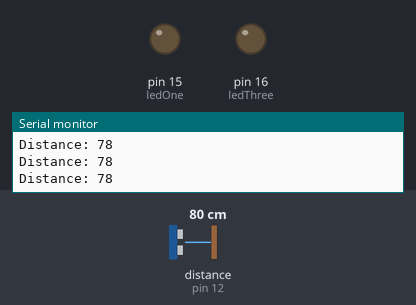
Bench run of a sketch on a simulated Arduino Uno, built with avr-gcc and run on an emulated ATmega328P. Parts: output pins drawn as LEDs (lit = HIGH), the last lines printed to the serial monitor. Wiring (inferred from the names in the program): ultrasonic range finder: trigger pin 13; echo pin 12. Inputs (shaded band) come from the test bench; at power-on: distance to the obstacle (sensor on pin 12) 80 cm. The echo pulse lasts 58.3 µs per cm; pins used as bus, display or sensor lines are not drawn.

Above: at 1.2 s.
1.3 s: distance to the obstacle (sensor on pin 12) set to 21 cm
2.8 s: distance to the obstacle (sensor on pin 12) set to 17 cm
At 3.7 s:
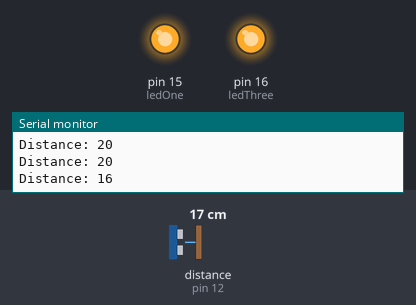
4.5 s: distance to the obstacle (sensor on pin 12) set to 14 cm
At 7.2 s:
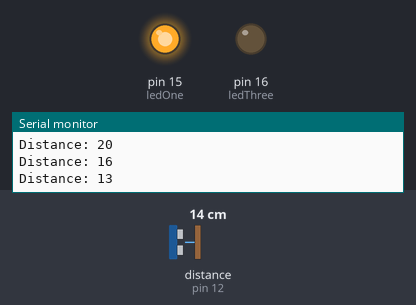
7.5 s: distance to the obstacle (sensor on pin 12) set to 5 cm
10.5 s: distance to the obstacle (sensor on pin 12) set to 2 cm
At 13.2 s:
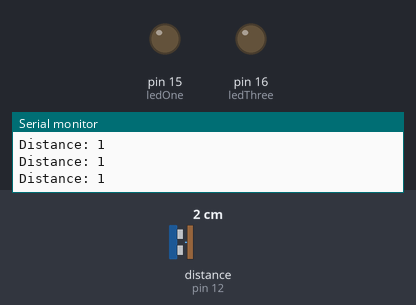
13.5 s: distance to the obstacle (sensor on pin 12) set to 4 cm
At 14.7 s:
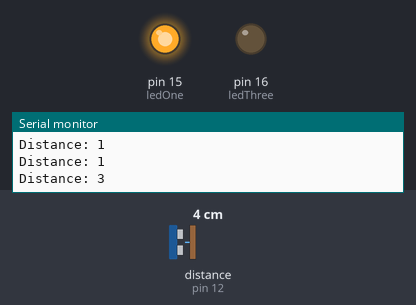
Timing chart, 0 to 16.1 s (numbered marks = the images above; inputs shaded):
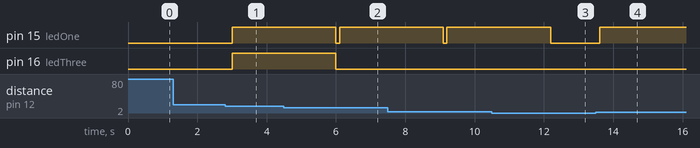

Measured:
- the behaviour switches between 20 and 19 cm on distance to the obstacle (sensor on pin 12) (found by bisection; images 0 and 1)
- the behaviour switches between 16 and 15 cm on distance to the obstacle (sensor on pin 12) (found by bisection; images 1 and 2)
- the behaviour switches between 4 and 3 cm on distance to the obstacle (sensor on pin 12) (found by bisection; images 2 and 3)
- after the input at 2.8 s, pin 15 (ledOne), pin 16 (ledThree): LOW → HIGH after 0.20 s
- after the input at 4.5 s, pin 16 (ledThree): goes on until 6.0 s, then stays LOW
- after the input at 10.5 s, pin 15 (ledOne): goes on until 12.2 s, then stays LOW
- after the input at 13.5 s, pin 15 (ledOne): LOW → HIGH after 0.12 s

The sketch:

soundSensor.ino
```cpp
//INITIAL DECLARATIONS
#define echoPin 12
#define trigPin 13
#define ledOne 15
#define ledTwo 0
#define ledThree 16

//VARIABLES
int duration, cm;

//------------------START OF CODE-------------------------------------------------------
void setup()
{
  Serial.begin(9600);

  //SENSOR PINS
  pinMode(trigPin, OUTPUT);
  pinMode(echoPin, INPUT);

  //STREETLIGHT PINS
  pinMode(ledOne, OUTPUT);
  pinMode(ledTwo, OUTPUT);
  pinMode(ledThree, OUTPUT);
}

void loop()
{
  /*1. The distance between the car and the person/vehicle gets measured
  */
  digitalWrite(trigPin, LOW);
  delayMicroseconds(2);
  digitalWrite(trigPin, HIGH);
  delayMicroseconds(10);
  digitalWrite(trigPin, LOW);
  duration= pulseIn(echoPin,HIGH);
  cm=(duration*0.034)/2; //This is the distance away from the sensor in cm
  Serial.print("Distance: ");
  Serial.println(cm);
  delay(100);

  /*2. With the distances and sounds measured from before,
  * We are going to determine which lights to turn on,
  * and which lights to turn off to ensure the car can see
  * its surroundings
  */

  //2.1: The last streetlight turns on after you pass the other two
   if (cm >= 3 && cm <7){
      digitalWrite(ledOne, HIGH);
      digitalWrite(ledTwo, LOW);
      digitalWrite(ledThree, LOW);
      delay(3000);
   }

  //2.2: Two streetlights turn on after you pass the first one behind it
   else if (cm >= 7 && cm < 15){
      digitalWrite(ledOne, HIGH);
      digitalWrite(ledTwo, HIGH);
      digitalWrite(ledThree, LOW);
      delay(3000);
   }

  //2.3: All of the lights turn on right when a car is present within a 5cm radius
   else if (cm >= 15 && cm <19){
      digitalWrite(ledOne, HIGH);
      digitalWrite(ledTwo, HIGH);
      digitalWrite(ledThree, HIGH);
      delay(3000);
   }

  //2.4: Now we deal with the case when the lights are on, but nobody is there
    digitalWrite(ledOne, LOW);
    digitalWrite(ledTwo, LOW);
    digitalWrite(ledThree, LOW);
}

/*------ PIR MOTION DETECTOR CODE (WITHOUT BJT) -----------
/----DECIDED TO USE A BJT, AND MODIFY IT FOR THE MOTION DETECTION---------

int stat = 14; //status
int sensor = 13; //sensor

void setup(){
  Serial.begin(9600);
  pinMode(sensor, INPUT);
  pinMode(stat, OUTPUT);
  stat = LOW;
}

void loop(){
  long state = digitalRead(sensor);
    if(state == HIGH){
      digitalWrite(stat, HIGH);
      Serial.println("Motion Detected!");
      delay(1000);
      digitalWrite(stat, LOW);
    }
    else{
      digitalWrite(stat, LOW);
      Serial.println("Motion absent");
      delay(10000);
    }
}
*/
```
